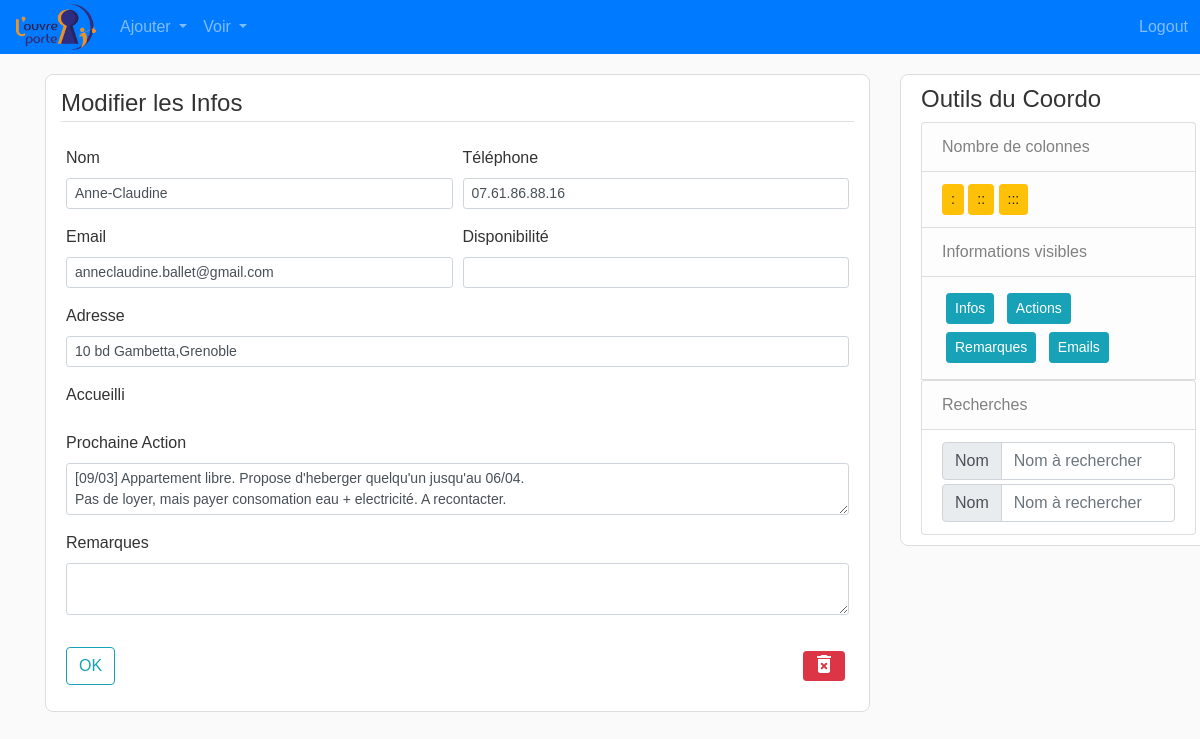
/accueillant/7 (signed in), run on the app's committed database.
### flask_app/models.py (models this page shows, shortened)
class Accueillant(db.Model):
    __tablename__ = 'accueillants'
    id = db.Column(db.Integer, primary_key=True)
    disponibilite = db.Column(db.String(120), unique=False, nullable=True)
    nom = db.Column(db.String(120), unique=True, nullable=False)
    tel = db.Column(db.String(120), unique=False, nullable=True)
    adresse = db.Column(db.String(120), unique=False, nullable=True)
    email = db.Column(db.String(120), unique=False, nullable=True)
    next_action = db.Column(db.Text, unique=False, nullable=True)
    remarques = db.Column(db.Text, unique=False, nullable=True)
    accueillis = db.relationship("Accueilli",
                                 secondary='accueils',
                                 backref=db.backref('accueillants'))

### flask_app/accueillants/routes.py (the view)
@accueillants.route('/accueillant/<int:acc_id>', methods=['GET', 'POST'])
@login_required
def update_accueillant(acc_id):
    acc = Accueillant.query.get_or_404(acc_id)
    form = AccueillantInfoForm()
    accueillis = Accueilli.query.all()
    if form.validate_on_submit():
        acc.nom = form.nom.data
        acc.tel = form.tel.data
        acc.adresse = form.adresse.data
        acc.email = form.email.data
        acc.next_action = form.next_action.data
        acc.remarques = form.remarques.data
        values = request.form.getlist('check')
        list_acc = [Accueilli.query.get(v) for v in values]
        acc.accueillis = list_acc
        db.session.commit()
        return redirect(url_for('accueillants.liste_accueillants')+f"#{acc.id}")
    elif request.method == 'GET':
        form.nom.data = acc.nom
        form.tel.data = acc.tel
        form.adresse.data = acc.adresse
        form.email.data = acc.email
        form.next_action.data = acc.next_action
        form.remarques.data = acc.remarques
        list_to_check = [a.id for a in acc.accueillis]
    return render_template('accueillant_infos.html',
                           title='create_modif_accueillant',
                           legend='Modifier les Infos',
                           form=form,
                           accueillant=acc,
                           accueillis=accueillis,
                           list_to_check=list_to_check)

### flask_app/accueillants/forms.py
class AccueillantInfoForm(FlaskForm):
    disponibilite = StringField('Disponibilité')
    nom = StringField('Nom', validators=[DataRequired()])
    tel = StringField('Téléphone')
    adresse = StringField('Adresse')
    email = StringField('Email')
    accueillis = SelectMultipleField(u'Accueilli', choices=[])
    next_action = TextAreaField('Prochaine Action')
    remarques = TextAreaField('Remarques')
    submit = SubmitField("OK")

### flask_app/models.py (called while the page is built)
@login_manager.user_loader
def load_coordinateur(coordo_id):
    return Coordinateur.query.get(int(coordo_id))

### flask_app/templates/accueillant_infos.html (shortened to what this page needs)
{% extends "layout_logged_in.html" %}
{% block content %}
<div class="content-section">
    <form method="POST" action="">
        <fieldset class="form-group">
            <div class="en-tete form-row">
                <legend class="border-bottom mb-4"> {{ legend }}</legend>
            </div>
            <div class="form-row">
                <div class="form-group col-md-6">
                    {{ form.nom.label(class="form-control-label") }}
                    {% if form.nom.errors %}
                    {{ form.nom(class="form-control form-control-sm is-invalid") }}
                    <div class="invalid-feedback">
                        {% for error in form.nom.errors %}
                        <span>{{ error }}</span>
                        {% endfor%}
                    </div>
                    {% else %}
                    {{ form.nom(class="form-control form-control-sm") }}
                    {% endif %}
                </div>
                <div class="form-group col-md-6">
                    {{ form.tel.label(class="form-control-label") }}
                    {% if form.tel.errors %}
                    {{ form.tel(class="form-control form-control-sm is-invalid") }}
                    <div class="invalid-feedback">
                        {% for error in form.tel.errors %}
                        <span>{{ error }}</span>
                        {% endfor%}
                    </div>
                    {% else %}
                    {{ form.tel(class="form-control form-control-sm") }}
                    {% endif %}
                </div>
            </div>
            <div class="form-row">
                <div class="form-group col-md-6">
                    {{ form.email.label(class="form-control-label") }}
                    {% if form.email.errors %}
                    {{ form.email(class="form-control form-control-sm is-invalid") }}
                    <div class="invalid-feedback">
                        {% for error in form.email.errors %}
                        <span>{{ error }}</span>
                        {% endfor%}
                    </div>
                    {% else %}
                    {{ form.email(class="form-control form-control-sm") }}
                    {% endif %}
                </div>
                <div class="form-group col-md-6">
                    {{ form.disponibilite.label(class="form-control-label") }}
                    {% if form.disponibilite.errors %}
                    {{ form.disponibilite(class="form-control form-control-sm is-invalid") }}
                    <div class="invalid-feedback">
                        {% for error in form.disponibilite.errors %}
                        <span>{{ error }}</span>
                        {% endfor%}
                    </div>
                    {% else %}
                    {{ form.disponibilite(class="form-control form-control-sm") }}
                    {% endif %}
                </div>
            </div>
            <div class="form-group">
                {{ form.adresse.label(class="form-control-label") }}
                {% if form.adresse.errors %}
                {{ form.adresse(class="form-control form-control-sm is-invalid") }}
                <div class="invalid-feedback">
                    {% for error in form.adresse.errors %}
                    <span>{{ error }}</span>
                    {% endfor%}
                </div>
                {% else %}
                {{ form.adresse(class="form-control form-control-sm") }}
                {% endif %}
            </div>
            <div class="form-group ">
                {{ form.accueillis.label(class="form-control-label") }}
            </div>
            <div class="form-group">
                {{ form.next_action.label(class="form-control-label") }}
                {% if form.next_action.errors %}
                {{ form.next_action(class="form-control form-control-sm is-invalid") }}
                <div class="invalid-feedback">
                    {% for error in form.next_action.errors %}
                    <span>{{ error }}</span>
                    {% endfor%}
                </div>
                {% else %}
                {{ form.next_action(class="form-control form-control-sm") }}
                {% endif %}
            </div>
            <div class="form-group">
                {{ form.remarques.label(class="form-control-label") }}
                {% if form.remarques.errors %}
                {{ form.remarques(class="form-control form-control-sm is-invalid") }}
                <div class="invalid-feedback">
                    {% for error in form.remarques.errors %}
                    <span>{{ error }}</span>
                    {% endfor%}
                </div>
                {% else %}
                {{ form.remarques(class="form-control form-control-sm") }}
                {% endif %}
            </div>
        </fieldset>
        <div class="en-tete form-group">
            {{ form.submit(class="btn btn-outline-info")}}
            {% if accueillant %}
            <button type="button" class="btn btn-danger btn-sm m-1 py-0" style="font-size: 0.5em;" data-toggle="modal"
                data-target="#deleteModal">
                <span class="material-icons red600">delete_forever</span>
            </button>
            {% endif %}
        </div>
    </form>
</div>
{% endblock content %}

### flask_app/static/main.css (style rules this page uses)
body { background: #fafafa; color: #333333; font-family: Verdana, Geneva, sans-serif !important; }
.content-section { background: #ffffff; border-radius: 8px; border: 1px solid #dddddd; padding: 10px 20px; margin-bottom: 20px; margin-top: 20px; }
.en-tete { display: flex; justify-content: space-between; align-items: flex-start; }

### data on the page
Accueillant: nom "Anne-Claudine", tel "07.61.86.88.16", email "anneclaudine.ballet@gmail.com", adresse "10 bd Gambetta,Grenoble", next_action "[09/03] Appartement libre. Propose d'heberger quelqu'un jusqu'au 06/04. Pas de loyer, mais payer consomation eau + electricité. A recontacter."

### other printed values
{{ legend }} "Modifier les Infos"
